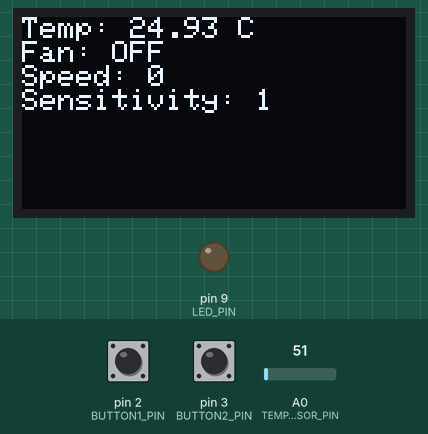
A sketch run on a simulated Arduino Uno, built with avr-gcc and run on an emulated ATmega328P. Shown: 128×64 one-colour display, output pins drawn as LEDs (lit = HIGH). The inputs (shaded band) are chosen by the test bench; at power-on: pin 2 (BUTTON1_PIN) LOW, A0 (TEMP_SENSOR_PIN) = 51, pin 3 (BUTTON2_PIN) LOW. What the sketch prints to the serial monitor is not drawn.

Above: at 1.2 s.
1.3 s: pin 2 (BUTTON1_PIN) pulled HIGH for 3.2 s
At 5.6 s:
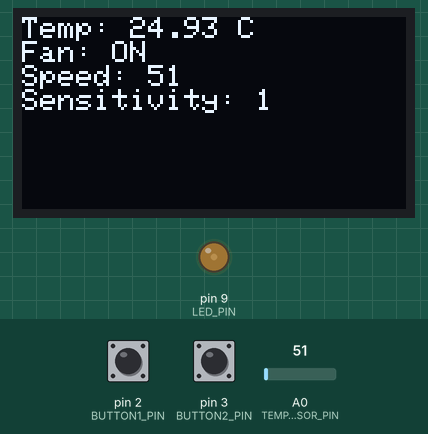
6.0 s: A0 (TEMP_SENSOR_PIN) set to 61
At 8.0 s:
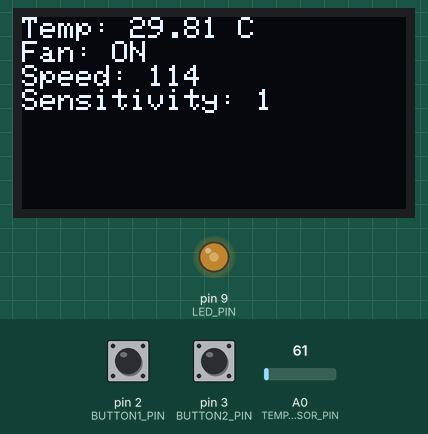
8.5 s: A0 (TEMP_SENSOR_PIN) set to 71
At 10.3 s:
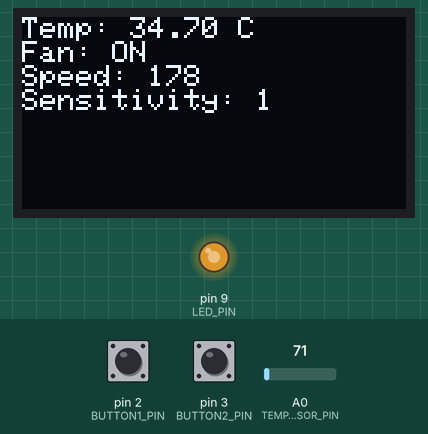
11.0 s: A0 (TEMP_SENSOR_PIN) set to 86
At 12.6 s:
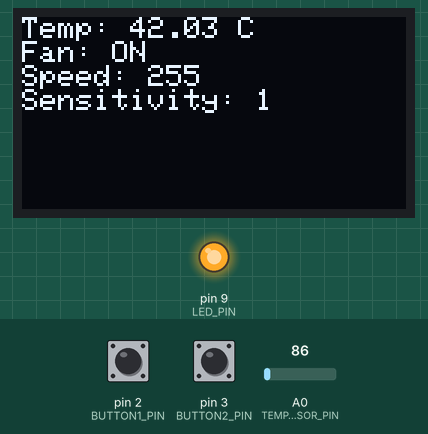
13.6 s: pin 3 (BUTTON2_PIN) pulled HIGH for 1 s
At 15.9 s:
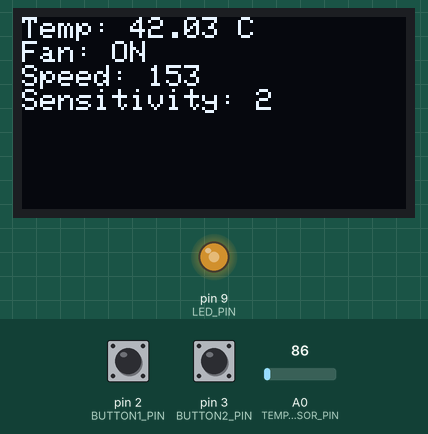
16.2 s: pin 2 (BUTTON1_PIN) pulled HIGH for 1 s
At 18.4 s:
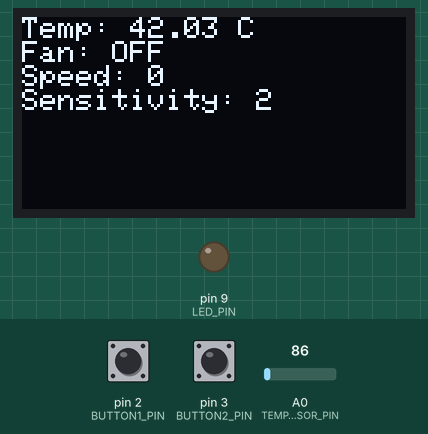
Timing chart, 0 to 19.8 s (numbered marks = the images above; inputs shaded):
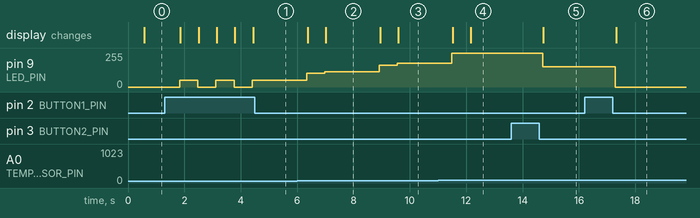

Measured:
- after the input at 1.3 s, pin 9 (LED_PIN): alternates 51/255 for 0.64 s and 0/255 for 0.64 s, 5 changes in all, then stays 51/255, starting after 0.53 s; the display: changes after 0.56 s (image 1)
- after the input at 6.0 s, pin 9 (LED_PIN): 51/255 → 102/255 after 0.34 s, → 114/255 0.64 s later; the display: first changes after 0.37 s (image 2 shows a later state)
- after the input at 8.5 s, pin 9 (LED_PIN): 114/255 → 165/255 after 0.41 s, → 178/255 0.64 s later; the display: first changes after 0.45 s (image 3 shows a later state)
- after the input at 11.0 s, pin 9 (LED_PIN): 178/255 → 255/255 after 0.49 s; the display: first changes after 0.52 s (image 4 shows a later state)
- after the input at 13.6 s, pin 9 (LED_PIN): 255/255 → 153/255 after 1.1 s; the display: changes after 1.1 s (image 5)
- after the input at 16.2 s, pin 9 (LED_PIN): 153/255 → 0/255 after 1.1 s; the display: changes after 1.1 s (image 6)

The sketch:

Q4.ino
```cpp
 /*************************************************************************
 *                                                                        *
 * File: Q4.ino                                                           *
 *                                                                        *
 * Author: AG                                                             *
 *                                                                        *
 * Date: 01-24-2025                                                       *
 *                                                                        *
 * Description: Fan Controller                                            *
 *                                                                        *
 *                                                                        *
 *************************************************************************/
#include <Adafruit_GFX.h>      // Graphics library for OLED
#include <Adafruit_SSD1306.h>  // OLED driver library

// Define sensor and control pins
#define TEMP_SENSOR_PIN A0     // Temperature sensor analog input pin
#define BUTTON1_PIN 2          // Button to toggle fan ON/OFF
#define BUTTON2_PIN 3          // Button to adjust sensitivity level
#define LED_PIN 9              // PWM output (Fan simulation via LED)

// OLED Display setup
#define SCREEN_WIDTH 128       // OLED screen width in pixels
#define SCREEN_HEIGHT 64       // OLED screen height in pixels
#define OLED_RESET -1          // Reset pin (not used in this setup)

// Create an instance of the SSD1306 OLED display
Adafruit_SSD1306 display(SCREEN_WIDTH, SCREEN_HEIGHT, &Wire, OLED_RESET);

// Define PWM settings
const int PWM_FREQ = 250;      // 250Hz PWM frequency for fan speed control

// Sensitivity level (default: High)
int sensitivityLevel = 1;      // Levels: 1 (High), 2 (Medium), 3 (Low)

// Fan state (ON/OFF)
bool fanOn = false;

// Sensitivity Scaling Factors (Lower value = Slower Fan Response)
const float sensitivityScale[3] = {1.0, 0.6, 0.3}; // Adjust scaling for better control

// Debounce variables for button presses
unsigned long lastButton1Press = 0;
unsigned long lastButton2Press = 0;
const int debounceDelay = 200; // 200ms debounce delay

void setup() {
    Serial.begin(115200);  // Initialize serial communication for debugging

    // Set button pins as inputs
    pinMode(BUTTON1_PIN, INPUT);
    pinMode(BUTTON2_PIN, INPUT);
    pinMode(LED_PIN, OUTPUT); // LED simulating fan speed via PWM

    // Initialize OLED display
    if (!display.begin(SSD1306_SWITCHCAPVCC, 0x3C)) {
        Serial.println(F("SSD1306 allocation failed"));  // Display initialization error message
        for (;;);  // Halt execution if display fails
    }

    display.clearDisplay();   // Clear OLED screen
    display.setTextSize(1);   // Set text size to small
    display.setTextColor(WHITE);  // Set text color to white
}

void loop() {
    unsigned long currentTime = millis();  // Get current time for debouncing

    // Read button states (active LOW due to INPUT_PULLUP configuration)
    int button1State = digitalRead(BUTTON1_PIN);
    int button2State = digitalRead(BUTTON2_PIN);

    // Toggle fan ON/OFF with Button 1 (debounced)
    if (button1State == HIGH && (currentTime - lastButton1Press) > debounceDelay) {
        fanOn = !fanOn;  // Toggle fan state
        Serial.println(fanOn ? "Fan ON" : "Fan OFF");  // Debugging output
        lastButton1Press = currentTime;  // Update last button press time
    }

    // Cycle through sensitivity levels with Button 2 (debounced)
    if (button2State == HIGH && (currentTime - lastButton2Press) > debounceDelay) {
        sensitivityLevel = (sensitivityLevel % 3) + 1;  // Cycles 1 → 2 → 3 → 1 ...
        Serial.print("Sensitivity: "); Serial.println(sensitivityLevel);  // Debugging output
        lastButton2Press = currentTime;  // Update last button press time
    }

    // Read temperature sensor and average over 100 samples for stability
    float tempSum = 0;
    for (int i = 0; i < 100; i++) {
        tempSum += analogRead(TEMP_SENSOR_PIN);  // Read temperature sensor value
        delay(5);  // Short delay to stabilize readings
    }
    float avgTemp = (tempSum / 100) * (5.0 / 1023.0) * 100; // Convert raw reading to temperature (°C)

    // Calculate fan speed based on temperature and sensitivity level
    int fanSpeed = 0;
    if (fanOn) {
        // Map temperature to PWM range (20°C = min speed, 40°C = max speed)
        float tempBasedSpeed = map(avgTemp, 20, 40, 0, 255);
        tempBasedSpeed = constrain(tempBasedSpeed, 0, 255);  // Ensure valid PWM range

        // Apply sensitivity factor (scale speed before final PWM value)
        fanSpeed = tempBasedSpeed * sensitivityScale[sensitivityLevel - 1];
        fanSpeed = constrain(fanSpeed, 0, 255);  // Ensure within PWM range
    }

    analogWrite(LED_PIN, fanSpeed);  // Set PWM value for LED (simulating fan speed)

    // Display system status on OLED
    display.clearDisplay();
    display.setCursor(0, 0);
    display.print("Temp: "); display.print(avgTemp); display.println(" C");
    display.print("Fan: "); display.println(fanOn ? "ON" : "OFF");
    display.print("Speed: "); display.println(fanSpeed);
    display.print("Sensitivity: "); display.println(sensitivityLevel);
    display.display();

    delay(100);  // Short delay for better responsiveness
}
```
